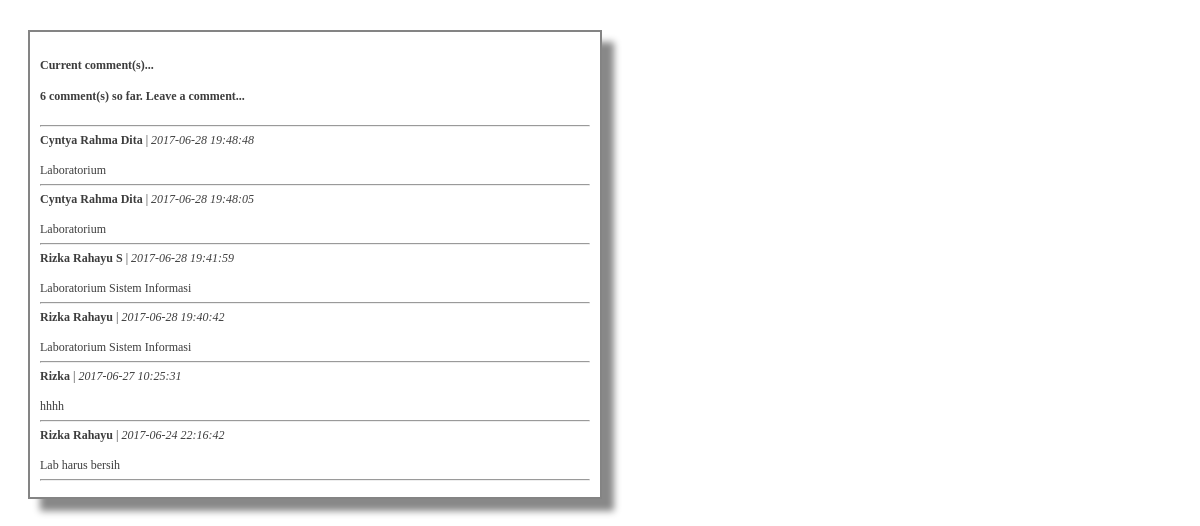
/dashboardadmin/html/cobacomment.php, run on the app's committed database.
### tables this page shows
CREATE TABLE `comment` (
  `id` int(3) NOT NULL,
  `nama` varchar(30) NOT NULL DEFAULT '',
  `email` varchar(30) DEFAULT NULL,
  `komentar` varchar(250) NOT NULL DEFAULT '',
  `date` datetime NOT NULL,
  `art_id` int(3) NOT NULL,
  `art_url` varchar(60) NOT NULL
);

### dashboardadmin/html/publishcomment.php (the view, shortened to what this page needs)
<?php
function getcomment($art_id){
$commentquery = mysql_query("SELECT * FROM comment WHERE art_id='$art_id'
ORDER BY id DESC") or die(mysql_error());
$commentNum = mysql_num_rows($commentquery);
echo "<h4>" . "Current comment(s)..." . "</h4>";
echo "<b>" . $commentNum . " comment(s) so far. Leave a comment..." .
"</b>" . "<br />" . "<br />";
echo "<hr>";
while($row = mysql_fetch_array($commentquery))
 {
 echo "<b>" . $row['nama'] . "</b>" . " " . " | " . " " . "<i>" .
$row['date'] . "</i>" . "<br />" . "<br />" . $row['komentar'] . "<br />";
 echo "<hr>";
 }
}
?>

### dashboardadmin/html/cobacomment.php (style rules this page uses)
#publishcomment hr { color: #ccc; }

### data on the page
comment: nama "Cyntya Rahma Dita", date "2017-06-28 19:48:48", komentar "Laboratorium"
comment: nama "Cyntya Rahma Dita", date "2017-06-28 19:48:05", komentar "Laboratorium"
comment: nama "Rizka Rahayu S", date "2017-06-28 19:41:59", komentar "Laboratorium Sistem Informasi"
comment: nama "Rizka Rahayu", date "2017-06-28 19:40:42", komentar "Laboratorium Sistem Informasi"
comment: nama "Rizka", date "2017-06-27 10:25:31", komentar "hhhh"
comment: nama "Rizka Rahayu", date "2017-06-24 22:16:42", komentar "Lab harus bersih"

### other printed values
$commentNum "6"
